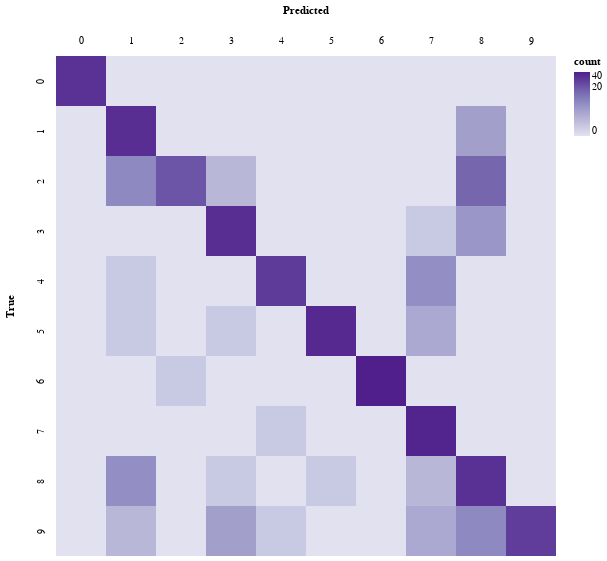

The cell this chart's notebook holds for it:
### Code cell
pd.DataFrame(
    cm, columns=digits.target_names, index=digits.target_names
).reset_index().melt(id_vars="index").rename(
    columns={"index": "true", "variable": "predicted", "value": "count"}
).pipe(
    lambda df: alt.Chart(df, height=50, width=50)
    .mark_rect()
    .encode(
        alt.Column("predicted:O", title="Predicted"),
        alt.Row("true:O", title="True"),
        alt.Color("count:Q", scale=alt.Scale(scheme="purples", type="symlog")),
        alt.Tooltip(["count:Q", "true:O", "predicted:O"]),
    )
    .configure_facet(spacing=0)
)

### Figure 1 — Vega-Lite specification as saved in the notebook (floating-point values rounded to 4 significant figures)
{"config": {"view": {"continuousWidth": 400, "continuousHeight": 300}, "facet": {"spacing": 0}}, "data": {"name": "data-b7818ee626f0adf637cdf0e446d7f92f"}, "mark": "rect", "encoding": {"color": {"type": "quantitative", "field": "count", "scale": {"scheme": "purples", "type": "symlog"}}, "column": {"type": "ordinal", "field": "predicted", "title": "Predicted"}, "row": {"type": "ordinal", "field": "true", "title": "True"}, "tooltip": [{"type": "quantitative", "field": "count"}, {"type": "ordinal", "field": "true"}, {"type": "ordinal", "field": "predicted"}]}, "height": 50, "width": 50, "$schema": "https://vega.github.io/schema/vega-lite/v4.8.1.json", "datasets": {"data-b7818ee626f0adf637cdf0e446d7f92f": [{"true": 0, "predicted": 0, "count": 37}, {"true": 1, "predicted": 0, "count": 0}, {"true": 2, "predicted": 0, "count": 0}, {"true": 3, "predicted": 0, "count": 0}, {"true": 4, "predicted": 0, "count": 0}, {"true": 5, "predicted": 0, "count": 0}, {"true": 6, "predicted": 0, "count": 0}, {"true": 7, "predicted": 0, "count": 0}, {"true": 8, "predicted": 0, "count": 0}, {"true": 9, "predicted": 0, "count": 0}, {"true": 0, "predicted": 1, "count": 0}, {"true": 1, "predicted": 1, "count": 39}, {"true": 2, "predicted": 1, "count": 7}, {"true": 3, "predicted": 1, "count": 0}, {"true": 4, "predicted": 1, "count": 1}, {"true": 5, "predicted": 1, "count": 1}, {"true": 6, "predicted": 1, "count": 0}, {"true": 7, "predicted": 1, "count": 0}, {"true": 8, "predicted": 1, "count": 6}, {"true": 9, "predicted": 1, "count": 2}, {"true": 0, "predicted": 2, "count": 0}, {"true": 1, "predicted": 2, "count": 0}, {"true": 2, "predicted": 2, "count": 20}, {"true": 3, "predicted": 2, "count": 0}, {"true": 4, "predicted": 2, "count": 0}, {"true": 5, "predicted": 2, "count": 0}, {"true": 6, "predicted": 2, "count": 1}, {"true": 7, "predicted": 2, "count": 0}, {"true": 8, "predicted": 2, "count": 0}, {"true": 9, "predicted": 2, "count": 0}, {"true": 0, "predicted": 3, "count": 0}, {"true": 1, "predicted": 3, "count": 0}, {"true": 2, "predicted": 3, "count": 2}, {"true": 3, "predicted": 3, "count": 39}, {"true": 4, "predicted": 3, "count": 0}, {"true": 5, "predicted": 3, "count": 1}, {"true": 6, "predicted": 3, "count": 0}, {"true": 7, "predicted": 3, "count": 0}, {"true": 8, "predicted": 3, "count": 1}, {"true": 9, "predicted": 3, "count": 4}, {"true": 0, "predicted": 4, "count": 0}, {"true": 1, "predicted": 4, "count": 0}, {"true": 2, "predicted": 4, "count": 0}, {"true": 3, "predicted": 4, "count": 0}, {"true": 4, "predicted": 4, "count": 31}, {"true": 5, "predicted": 4, "count": 0}, {"true": 6, "predicted": 4, "count": 0}, {"true": 7, "predicted": 4, "count": 1}, {"true": 8, "predicted": 4, "count": 0}, {"true": 9, "predicted": 4, "count": 1}, {"true": 0, "predicted": 5, "count": 0}, {"true": 1, "predicted": 5, "count": 0}, {"true": 2, "predicted": 5, "count": 0}, {"true": 3, "predicted": 5, "count": 0}, {"true": 4, "predicted": 5, "count": 0}, {"true": 5, "predicted": 5, "count": 43}, {"true": 6, "predicted": 5, "count": 0}, {"true": 7, "predicted": 5, "count": 0}, {"true": 8, "predicted": 5, "count": 1}, {"true": 9, "predicted": 5, "count": 0}, {"true": 0, "predicted": 6, "count": 0}, {"true": 1, "predicted": 6, "count": 0}, {"true": 2, "predicted": 6, "count": 0}, {"true": 3, "predicted": 6, "count": 0}, {"true": 4, "predicted": 6, "count": 0}, {"true": 5, "predicted": 6, "count": 0}, {"true": 6, "predicted": 6, "count": 51}, {"true": 7, "predicted": 6, "count": 0}, {"true": 8, "predicted": 6, "count": 0}, {"true": 9, "predicted": 6, "count": 0}, {"true": 0, "predicted": 7, "count": 0}, {"true": 1, "predicted": 7, "count": 0}, {"true": 2, "predicted": 7, "count": 0}, {"true": 3, "predicted": 7, "count": 1}, {"true": 4, "predicted": 7, "count": 6}, {"true": 5, "predicted": 7, "count": 3}, {"true": 6, "predicted": 7, "count": 0}, {"true": 7, "predicted": 7, "count": 47}, {"true": 8, "predicted": 7, "count": 2}, {"true": 9, "predicted": 7, "count": 3}, {"true": 0, "predicted": 8, "count": 0}, {"true": 1, "predicted": 8, "count": 4}, {"true": 2, "predicted": 8, "count": 15}, {"true": 3, "predicted": 8, "count": 5}, {"true": 4, "predicted": 8, "count": 0}, {"true": 5, "predicted": 8, "count": 0}, {"true": 6, "predicted": 8, "count": 0}, {"true": 7, "predicted": 8, "count": 0}, {"true": 8, "predicted": 8, "count": 38}, {"true": 9, "predicted": 8, "count": 7}, {"true": 0, "predicted": 9, "count": 0}, {"true": 1, "predicted": 9, "count": 0}, {"true": 2, "predicted": 9, "count": 0}, {"true": 3, "predicted": 9, "count": 0}, {"true": 4, "predicted": 9, "count": 0}, {"true": 5, "predicted": 9, "count": 0}, {"true": 6, "predicted": 9, "count": 0}, {"true": 7, "predicted": 9, "count": 0}, {"true": 8, "predicted": 9, "count": 0}, {"true": 9, "predicted": 9, "count": 30}]}}
